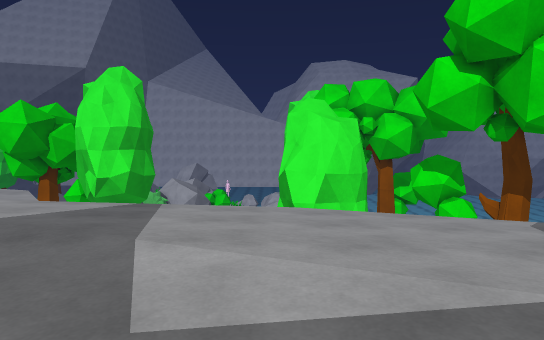
View 1 (above)

14 first-person views from a walk through a 3-D level made in the Unity game engine. The camera is 1.3 m above the floor, tilts 4° down and sees 70° across. The floor is counted in squares, 1 m on a side. Each view is taken from the middle of a square. On the plan, view 1 faces up. The plan holds only what a view shows up to about 16 squares ahead; the rest is blank. The place goes on beyond the plan. The player is left out. Door leaves are left out, so doorways stand open. Surface patterns are stand-ins for the level's own textures.

View 2
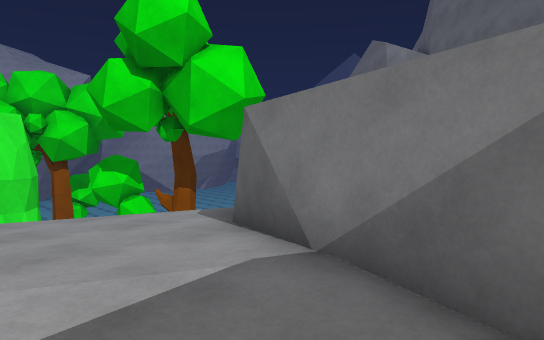

View 3
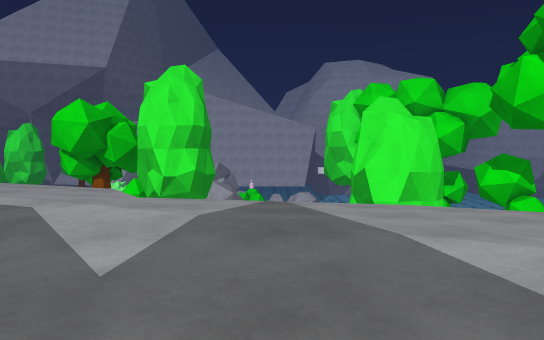

View 4
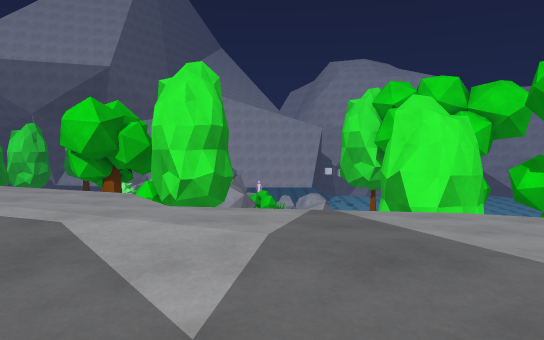

View 5
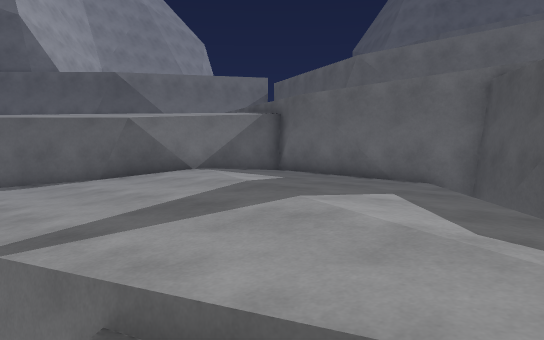

View 6
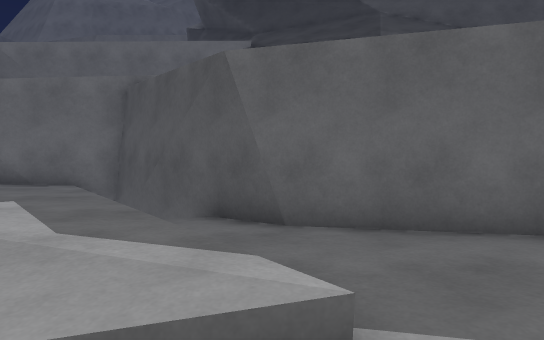

View 7
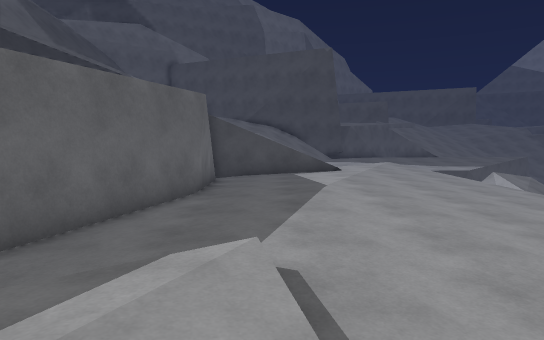

View 8
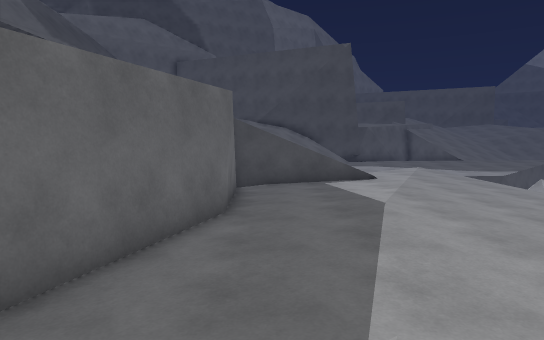

View 9
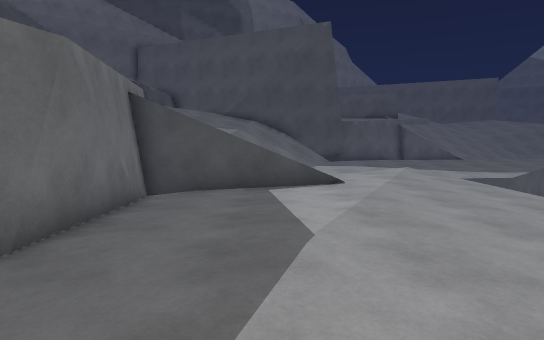

View 10
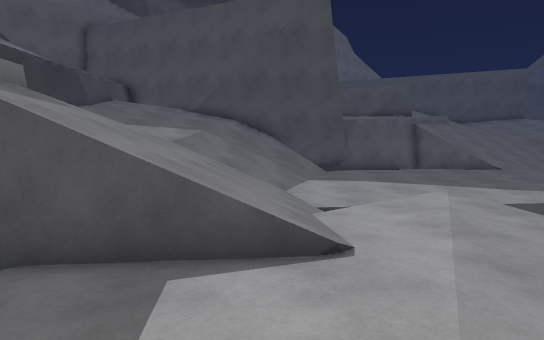

View 11
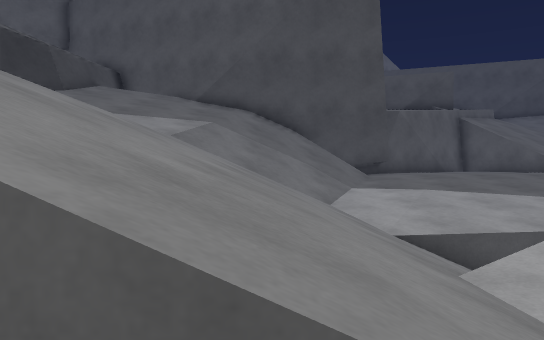

View 12
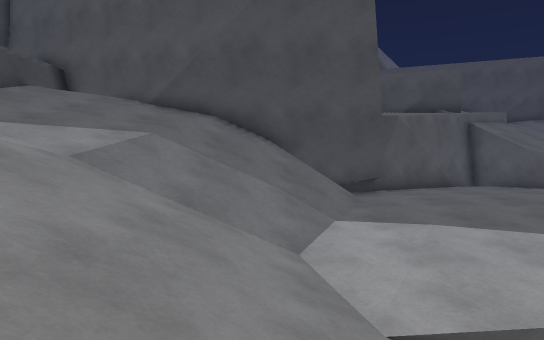

View 13
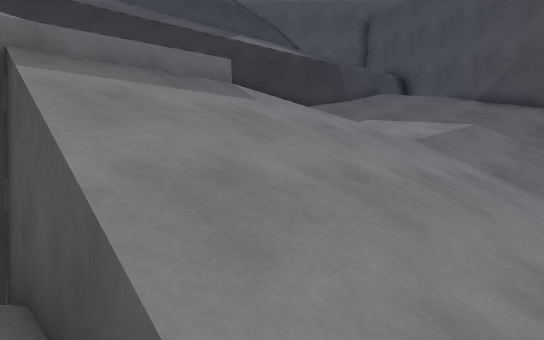

View 14
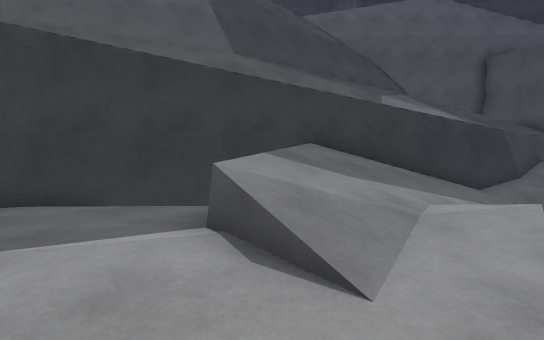

### Floor plan
Key: @ floor where view 1 was taken; # wall or solid block; x gap in a wall; . main floor; : floor 0.25 m higher than the main floor; - floor 0.25 m lower than the main floor; _ floor 0.5 m lower than the main floor; + floor 2 m higher than the main floor; * floor 2.75 m higher than the main floor; % floor 3 m higher than the main floor; & floor 3.25 m higher than the main floor; $ floor 3.5 m higher than the main floor; / step, stairs or slope; = window, fence, low wall or low ledge; ^ raised ledge; v drop or lower ground; T tree.
Columns run from 40 left of view 1 to 8 right of it. Each row starts with its distance up from view 1.
 17 #...::...--v          v                 T      T
 16 ##..::...-       vvv---__               TTTTT  TT
 15  #..::...--_  v......----_ /v           TTTTT  T
 14  ###.:...--_##:::......-----__vv         TTT   TT
 13   ##.....--_===::::.......----__v              TT
 12   ##=//..--_///::::::.......---__v             TT
 11   ##/////--/////.:/::::......---_/             TT
 10    #///////////////.::::::....---      vvv
  9    #//////////////=....::::....-- _vv/---__vv
  8    #//////////////#.............:......----___v
  7    #//////////////v.............:::......-----#x
  6   ##//////////////v/#vvvv#.....-/:::::......-##+
  5   #/////// ///////v#%     ###---/:::::::....##++
  4  ##//////    /==//&         ###--/..::::::..x++
  3  # //////     ////&&&          ##/....:::::=
  2 ##^===////////////$&&           *vv......::#
  1 #^^^^^##////////==$$             vvv.......x
  0 #  ^^  ###//////x&&&              vvv...@..=
 -1          ###//  v&&&               vv######=
 -2           ####=vvv&&                v
 -3             ######=&
 -4                ####
 -5
 -6                                      ##^^^#
 -7                                    ####

Positions as (right, up) in squares from view 1, and headings:
1: (0, 0), facing up
2: (0, 0), facing up-right
3: (-3, 0), facing up
4: (-4, 1), facing up
5: (-8, 10), facing down-right
6: (-9, 10), facing down
7: (-5, 8), facing left
8: (-7, 7), facing left
9: (-11, 9), facing left
10: (-17, 10), facing left
11: (-21, 9), facing left
12: (-24, 10), facing left
13: (-21, 11), facing down-left
14: (-20, 5), facing down-left
